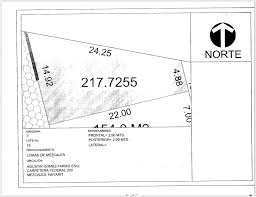
#> input picture ProyectoLotes/images.jpeg, 256 x 197 px
$ python Contornos.py
#> lines starting #> are read from the running program, lines starting #| are printed output that depends on the picture; after the words box and inside, x2 and y2 are one past the last pixel; in counts of white or black regions, pixels touching at a corner belong together
#> the answer given: images.jpeg
import cv2
import numpy as np

def detectar_contornos(imagen_path, mostrar_pasos=False):
    # Cargar la imagen
#> called with imagen_path = 'images.jpeg', mostrar_pasos = True
    imagen = cv2.imread(imagen_path)
#> imagen is the input picture: shape (197, 256, 3); mean B, G, R 243.3, 243.3, 243.3
    if imagen is None:
        print("Error: No se pudo cargar la imagen")
        return

    # Convertir a escala de grises
    gris = cv2.cvtColor(imagen, cv2.COLOR_BGR2GRAY)

    # Aplicar desenfoque para reducir ruido
    desenfocada = cv2.GaussianBlur(gris, (5, 5), 0)
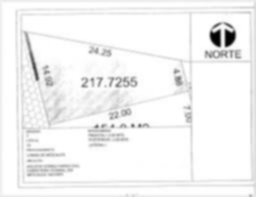
#> desenfocada: shape (197, 256); min 1, max 255, mean 243.3

    # Detectar bordes con Canny
    bordes = cv2.Canny(desenfocada, 50, 150)
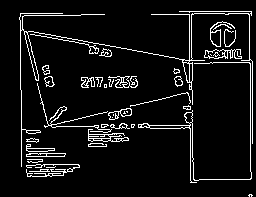
#> bordes: shape (197, 256); 7.4% white in thin lines or dots, all inside (x1, y1, x2, y2) = (19, 11, 253, 197)

    # Encontrar contornos
    contornos, jerarquia = cv2.findContours(bordes.copy(), cv2.RETR_EXTERNAL, cv2.CHAIN_APPROX_SIMPLE)
#> contornos = 36 contours, 17 with area under 20; largest, box (x1, y1, x2, y2) and area: (19, 11, 253, 167) 378, (138, 62, 252, 183) 224, (204, 49, 242, 59) 179, (88, 129, 129, 142) 176, (210, 21, 235, 47) 146; jerarquia = 36 rows, first 6: [1, -1, -1, -1], [2, 0, -1, -1], [3, 1, -1, -1], [4, 2, -1, -1], [5, 3, -1, -1], [6, 4, -1, -1]

    # Dibujar los contornos encontrados
    imagen_contornos = imagen.copy()
    cv2.drawContours(imagen_contornos, contornos, -1, (0, 255, 0), 2)
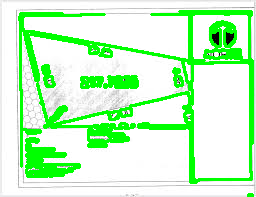
#> imagen_contornos: shape (197, 256, 3); mean B, G, R 198.9, 250.1, 198.9

    # Mostrar resultados
    if mostrar_pasos:
        cv2.imshow('Imagen Original', imagen)
        cv2.imshow('Escala de Grises', gris)
        cv2.imshow('Bordes Detectados', bordes)

    cv2.imshow('Contornos Detectados', imagen_contornos)
    cv2.waitKey(0)
    cv2.destroyAllWindows()

    # Guardar la imagen con contornos
    cv2.imwrite('imagen_con_contornos.jpg', imagen_contornos)
    print("Imagen con contornos guardada como 'imagen_con_contornos.jpg'")

# Uso del programa
ruta_imagen = input("Introduce la ruta de la imagen: ")
detectar_contornos(ruta_imagen, mostrar_pasos=True)

$ run again, on ProyectoLotes/hoja.jpeg
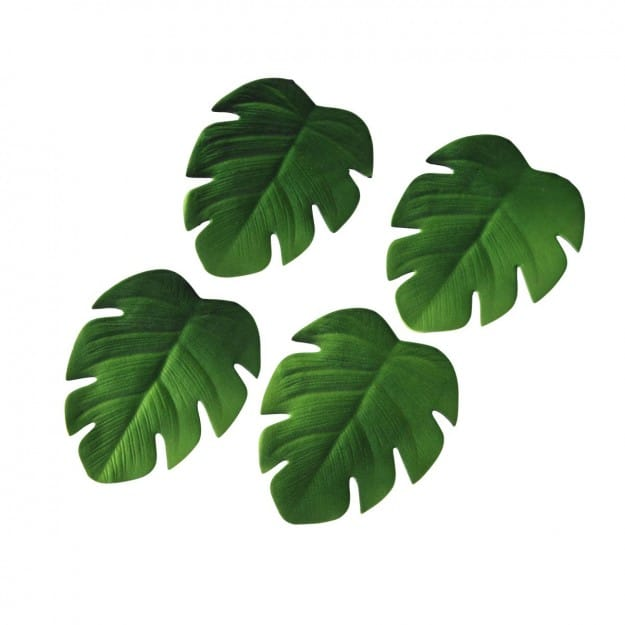
#> input picture ProyectoLotes/hoja.jpeg, 625 x 625 px
#> in detectar_contornos, imagen is the input picture: shape (625, 625, 3); mean B, G, R 192.3, 207.4, 196.4
#> in detectar_contornos, `bordes = cv2.Canny(desenfocada, 50, 150)`:
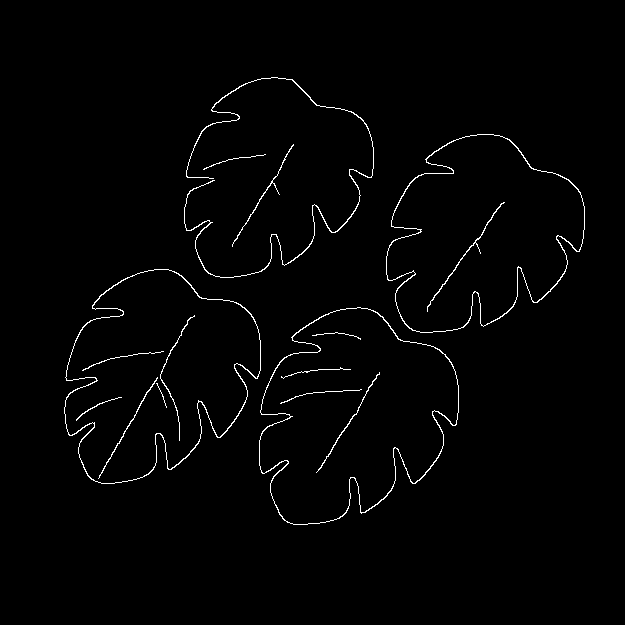
#> bordes: shape (625, 625); 1.4% white in thin lines or dots, all inside (x1, y1, x2, y2) = (64, 77, 585, 525)
#> contornos = 6 contours, 1 with area under 20; largest, box (x1, y1, x2, y2) and area: (259, 307, 459, 525) 30068, (64, 269, 261, 484) 28887, (386, 134, 585, 333) 27336, (184, 77, 374, 278) 214, (232, 144, 294, 247) 46; jerarquia = [[1, -1, -1, -1], [2, 0, -1, -1], [3, 1, -1, -1], [4, 2, -1, -1], [5, 3, -1, -1], [-1, 4, -1, -1]]
#> in detectar_contornos, `cv2.drawContours(imagen_contornos, contornos, -1, (0, 255, 0), 2)`:
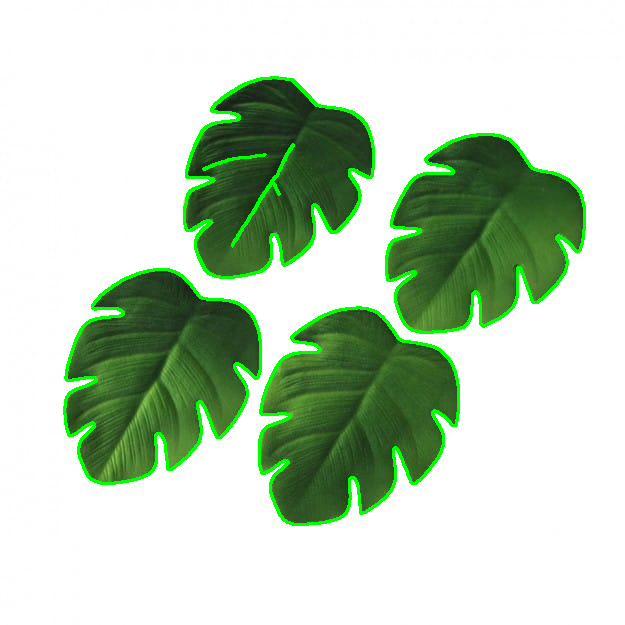
#> imagen_contornos: shape (625, 625, 3); 3.52% of pixels changed, all inside (x1, y1, x2, y2) = (63, 76, 586, 526)

$ run again, on ProyectoLotes/lotes.jpeg
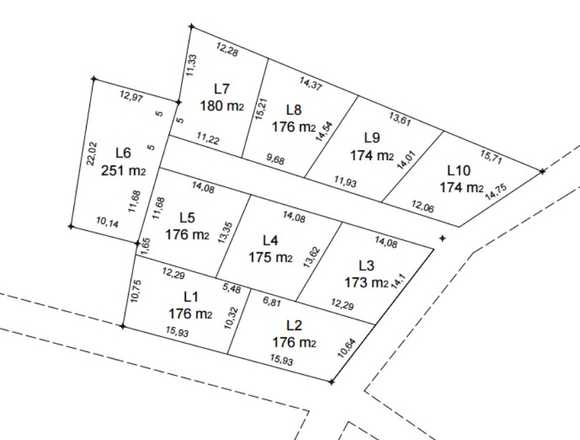
#> input picture ProyectoLotes/lotes.jpeg, 580 x 440 px
#> in detectar_contornos, imagen is the input picture: shape (440, 580, 3); mean B, G, R 247.1, 247.1, 247.1
#> in detectar_contornos, `bordes = cv2.Canny(desenfocada, 50, 150)`:
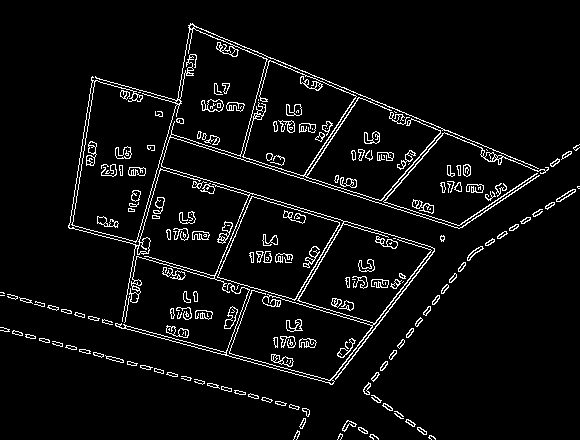
#> bordes: shape (440, 580); 5.3% white in thin lines or dots
#> contornos = 179 contours, 67 with area under 20; largest, box (x1, y1, x2, y2) and area: (217, 196, 340, 301) 7564, (68, 23, 540, 385) 1322, (383, 132, 549, 226) 262, (242, 60, 441, 201) 262, (201, 99, 224, 112) 188; jerarquia = 179 rows, first 6: [1, -1, -1, -1], [2, 0, -1, -1], [3, 1, -1, -1], [4, 2, -1, -1], [5, 3, -1, -1], [6, 4, -1, -1]
#> in detectar_contornos, `cv2.drawContours(imagen_contornos, contornos, -1, (0, 255, 0), 2)`:
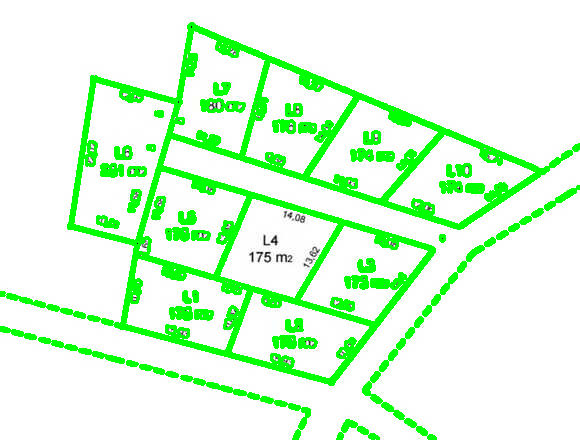
#> imagen_contornos: shape (440, 580, 3); 14.27% of pixels changed, all inside (x1, y1, x2, y2) = (0, 22, 580, 440)
